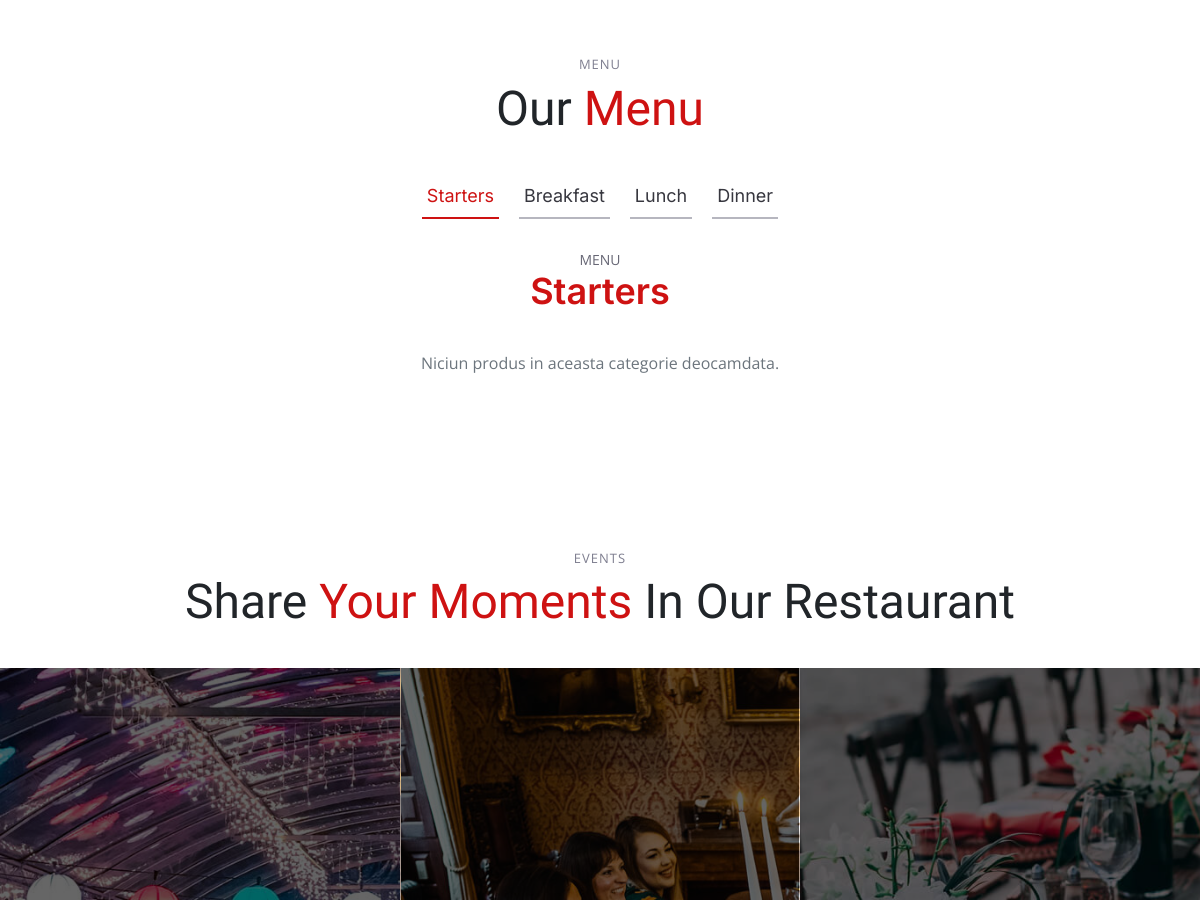
Before: / (middle part) with the older database file.
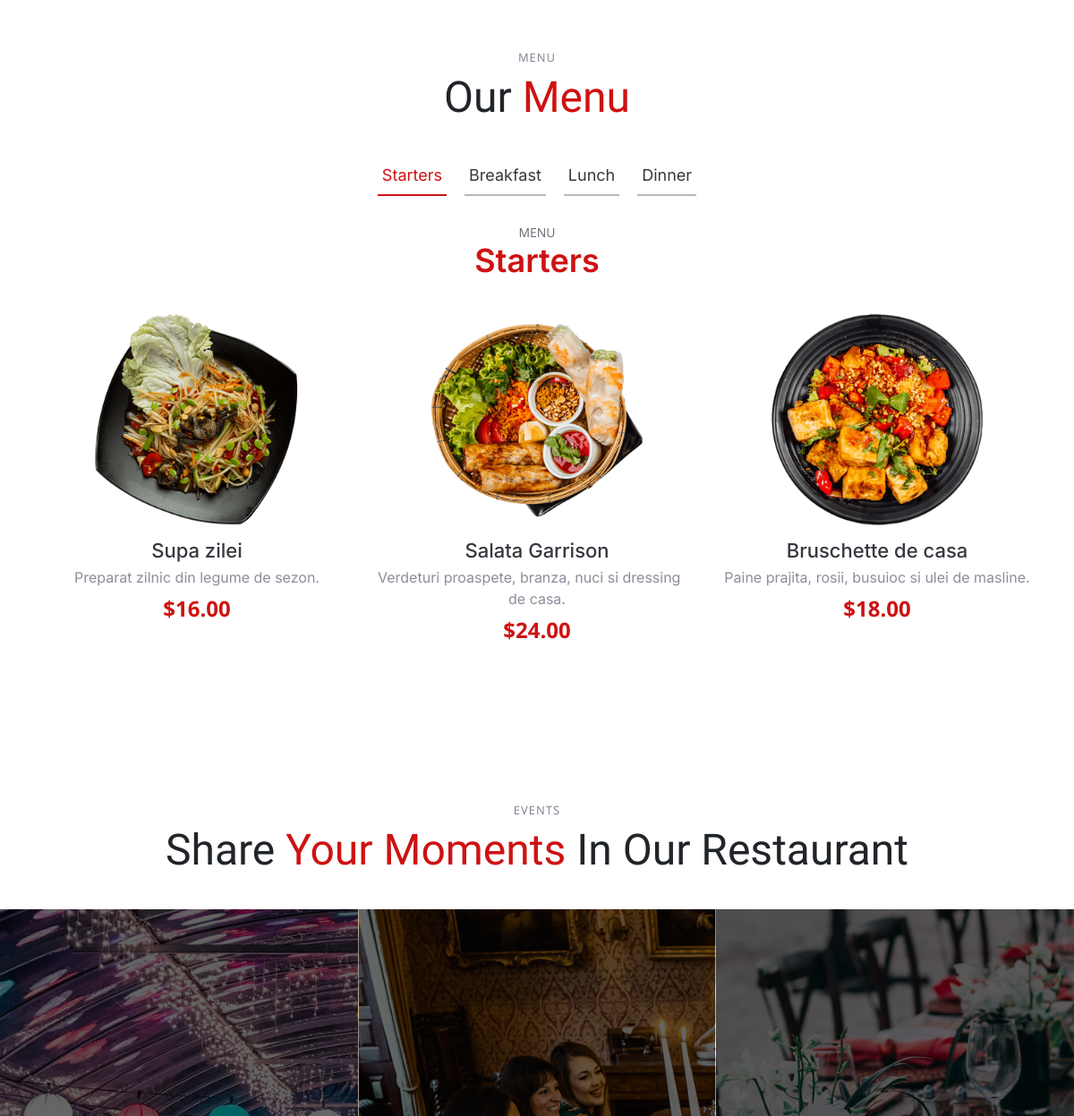
After: the same page with the newer database file.
### tables this page shows
CREATE TABLE IF NOT EXISTS meniu (
    id INT AUTO_INCREMENT PRIMARY KEY,
    nume VARCHAR(150) NOT NULL,
    pret DECIMAL(10,2) NOT NULL,
    descriere TEXT,
    imagine VARCHAR(255),
    categorie ENUM('starters','breakfast','lunch','dinner') NOT NULL DEFAULT 'starters'
);

### src/assets/clase/Mancare.php (called while the page is built, shortened)
<?php
class Mancare  {
    public static function get_by_categorie($conn, $categorie) {
      try {
        $sql = "SELECT * FROM meniu WHERE categorie = ? ORDER BY id DESC";
        $stmt = $conn->prepare($sql);
        $stmt->bind_param("s", $categorie);
        $stmt->execute();
        $result = $stmt->get_result();
        $rows = [];
        while ($row = $result->fetch_assoc()) {
          $rows[] = $row;
        }
        return $rows;
      } catch (Throwable $e) {
        return [];
      }
    }
}

### src/components/menu.php (the view)
<section id="menu" class="menu">
  <div class="container" data-aos="fade-up">
    <div class="section-header">
      <h2>Menu</h2>
      <p>Our <span>Menu</span></p>
    </div>
    <ul class="nav nav-tabs d-flex justify-content-center" data-aos="fade-up" data-aos-delay="200">
      <li class="nav-item">
        <a class="nav-link active show" data-bs-toggle="tab" data-bs-target="#menu-starters">
          <h4>Starters</h4>
        </a>
      </li>
      <li class="nav-item">
        <a class="nav-link" data-bs-toggle="tab" data-bs-target="#menu-breakfast">
          <h4>Breakfast</h4>
        </a>
      </li>
      <li class="nav-item">
        <a class="nav-link" data-bs-toggle="tab" data-bs-target="#menu-lunch">
          <h4>Lunch</h4>
        </a>
      </li>
      <li class="nav-item">
        <a class="nav-link" data-bs-toggle="tab" data-bs-target="#menu-dinner">
          <h4>Dinner</h4>
        </a>
      </li>
    </ul>
    <div class="tab-content" data-aos="fade-up" data-aos-delay="300">
      <?php
      require_once __DIR__ . '/../assets/clase/Mancare.php';
      $categorii_meniu = [
        'starters' => ['id' => 'menu-starters', 'label' => 'Starters', 'active' => true],
        'breakfast' => ['id' => 'menu-breakfast', 'label' => 'Breakfast', 'active' => false],
        'lunch' => ['id' => 'menu-lunch', 'label' => 'Lunch', 'active' => false],
        'dinner' => ['id' => 'menu-dinner', 'label' => 'Dinner', 'active' => false],
      ];
      foreach ($categorii_meniu as $slug => $meta):
        $produse = Mancare::get_by_categorie($conn, $slug);
        $pane_class = $meta['active'] ? 'tab-pane fade active show' : 'tab-pane fade';
      ?>
      <div class="<?= $pane_class ?>" id="<?= htmlspecialchars($meta['id']) ?>">
        <div class="tab-header text-center">
          <p>Menu</p>
          <h3><?= htmlspecialchars($meta['label']) ?></h3>
        </div>
        <div class="row gy-5">
          <?php if (empty($produse)): ?>
            <div class="col-12">
              <p class="text-center text-muted">Niciun produs in aceasta categorie deocamdata.</p>
            </div>
          <?php else: ?>
            <?php foreach ($produse as $row): ?>
              <div class="col-lg-4 menu-item">
                <a href="<?= htmlspecialchars($row['imagine']) ?>" class="glightbox">
                  <img src="<?= htmlspecialchars($row['imagine']) ?>" class="menu-img img-fluid" alt="<?= htmlspecialchars($row['nume']) ?>">
                </a>
                <h4><?= htmlspecialchars($row['nume']) ?></h4>
                <p class="ingredients"><?= htmlspecialchars($row['descriere']) ?></p>
                <p class="price">$<?= htmlspecialchars($row['pret']) ?></p>
              </div>
            <?php endforeach; ?>
          <?php endif; ?>
        </div>
      </div>
      <?php endforeach; ?>
    </div>
  </div>
</section>

### src/components/header.php (shortened to what this page needs)
<!DOCTYPE html>
<html lang="en">
<head>
  <link href="assets/vendor/bootstrap/css/bootstrap.min.css" rel="stylesheet">
  <link href="assets/vendor/bootstrap-icons/bootstrap-icons.css" rel="stylesheet">
  <link href="assets/vendor/aos/aos.css" rel="stylesheet">
  <link href="assets/vendor/glightbox/css/glightbox.min.css" rel="stylesheet">
  <link href="assets/vendor/swiper/swiper-bundle.min.css" rel="stylesheet">
  <link href="assets/css/main.css" rel="stylesheet">
</head>
<body>

### src/index.php (shortened to what this page needs)
<?php
include 'dbconnection.php';
require("components/header.php");
?>
<main id="main">
<?php include("components/menu.php"); ?>
<?php include("components/stats.php"); ?>
</main>
<?php include("components/footer.php"); ?>

### src/components/stats.php (shortened to what this page needs)
<section id="events" class="events">
  <div class="container-fluid" data-aos="fade-up">
    <div class="section-header">
      <h2>Events</h2>
      <p>Share <span>Your Moments</span> In Our Restaurant</p>
    </div>
    <div class="slides-3 swiper" data-aos="fade-up" data-aos-delay="100">
      <div class="swiper-wrapper">
        <div class="swiper-slide event-item d-flex flex-column justify-content-end" style="background-image: url(assets/img/events-1.jpg)">
        </div>
        <div class="swiper-slide event-item d-flex flex-column justify-content-end" style="background-image: url(assets/img/events-2.jpg)">
        </div>
        <div class="swiper-slide event-item d-flex flex-column justify-content-end" style="background-image: url(assets/img/events-3.jpg)">
        </div>
      </div>
    </div>
  </div>
</section>

### src/components/footer.php (shortened to what this page needs)
</body>
</html>

### src/assets/css/main.css (style rules this page uses)
:root { --font-default: "Open Sans", system-ui, -apple-system, "Segoe UI", Roboto, "Helvetica Neue", Arial, "Noto Sans", "Liberation Sans", sans-serif, "Apple Color Emoji", "Segoe UI Emoji", "Segoe UI Symbol", "Noto Color Emoji"; --font-primary: "Amatic SC", sans-serif; --font-secondary: "Inter", sans-serif; }
:root { --color-default: #212529; --color-primary: #ce1212; --color-secondary: #37373f; }
:root { scroll-behavior: smooth; }
body { font-family: var(--font-default); color: var(--color-default); }
a { color: var(--color-primary); text-decoration: none; }
h1, h2, h3, h4, h5, h6 { font-family: var(--font-secondary); }
section { overflow: hidden; padding: 80px 0; }
.section-header { text-align: center; padding-bottom: 30px; }
.section-header h2 { font-size: 13px; letter-spacing: 1px; font-weight: 400; margin: 0; padding: 0; color: #7f7f90; text-transform: uppercase; font-family: var(--font-default); }
.section-header p { margin: 0; font-size: 48px; font-weight: 400; font-family: var(--font-primary); }
.section-header p span { color: var(--color-primary); }
section { scroll-margin-top: 90px; }
.menu .nav-tabs { border: 0; }
.menu .nav-link { margin: 0 10px; padding: 10px 5px; transition: 0.3s; color: var(--color-secondary); border-radius: 0; cursor: pointer; height: 100%; border: 0; border-bottom: 2px solid #b6b6bf; }
.menu .nav-link h4 { font-size: 18px; font-weight: 400; margin: 0; font-family: var(--font-secondary); }
.menu .nav-link.active { color: var(--color-primary); border-color: var(--color-primary); }
.menu .tab-content .tab-header { padding: 30px 0; }
.menu .tab-content .tab-header p { font-size: 14px; text-transform: uppercase; color: #676775; margin-bottom: 0; }
.menu .tab-content .tab-header h3 { font-size: 36px; font-weight: 600; color: var(--color-primary); }
.menu .tab-content .menu-item { -moz-text-align-last: center; text-align-last: center; }
.menu .tab-content .menu-item .menu-img { padding: 0 60px; margin-bottom: 15px; }
.menu .tab-content .menu-item h4 { font-size: 22px; font-weight: 500; color: var(--color-secondary); font-family: var(--font-secondary); font-weight: 30px; margin-bottom: 5px; }
.menu .tab-content .menu-item .ingredients { font-family: var(--font-secondary); color: #8d8d9b; margin-bottom: 5px; }
.menu .tab-content .menu-item .price { font-size: 24px; font-weight: 700; color: var(--color-primary); }
.events .container-fluid { padding: 0; }
.events .event-item { background-size: cover; background-position: cente; min-height: 600px; padding: 30px; }
.events .event-item:before { content: ""; background: rgba(0, 0, 0, 0.6); position: absolute; inset: 0; }
@media (min-width: 1200px) { .events .swiper-slide-active+.swiper-slide { border-left: 1px solid rgba(255, 255, 255, 0.5); border-right: 1px solid rgba(255, 255, 255, 0.5); z-index: 1; } }

Changed rows visible on the page:
added meniu: imagine (picture), nume "Supa zilei", descriere "Preparat zilnic din legume de sezon.", pret "16.00"
added meniu: imagine (picture), nume "Salata Garrison", descriere "Verdeturi proaspete, branza, nuci si dressing de casa.", pret "24.00"
added meniu: imagine (picture), nume "Bruschette de casa", descriere "Paine prajita, rosii, busuioc si ulei de masline.", pret "18.00"
Other visible differences:
list line gone: "Niciun produs in aceasta categorie deocamdata."
